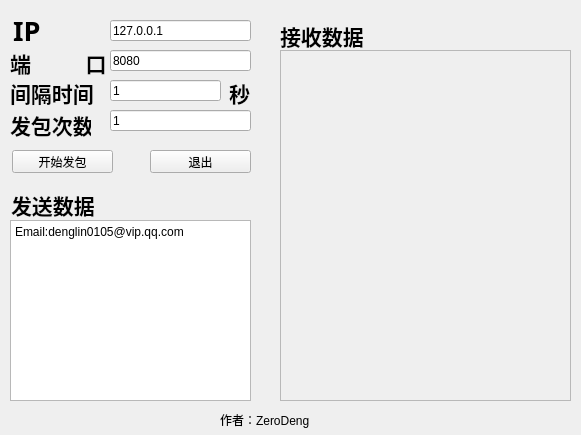
<?xml version="1.0" encoding="UTF-8"?>
<ui version="4.0">
 <class>Form</class>
 <widget class="QWidget" name="Form">
  <property name="geometry">
   <rect>
    <x>0</x>
    <y>0</y>
    <width>581</width>
    <height>435</height>
   </rect>
  </property>
  <property name="minimumSize">
   <size>
    <width>581</width>
    <height>435</height>
   </size>
  </property>
  <property name="maximumSize">
   <size>
    <width>581</width>
    <height>435</height>
   </size>
  </property>
  <property name="windowTitle">
   <string>Form</string>
  </property>
  <widget class="QLabel" name="label">
   <property name="geometry">
    <rect>
     <x>13</x>
     <y>10</y>
     <width>81</width>
     <height>41</height>
    </rect>
   </property>
   <property name="font">
    <font>
     <family>Adobe Arabic</family>
     <pointsize>20</pointsize>
     <weight>75</weight>
     <bold>true</bold>
    </font>
   </property>
   <property name="text">
    <string>IP</string>
   </property>
  </widget>
  <widget class="QLabel" name="label_2">
   <property name="geometry">
    <rect>
     <x>10</x>
     <y>47</y>
     <width>101</width>
     <height>31</height>
    </rect>
   </property>
   <property name="font">
    <font>
     <family>Adobe Arabic</family>
     <pointsize>16</pointsize>
     <weight>75</weight>
     <bold>true</bold>
    </font>
   </property>
   <property name="text">
    <string>端          口</string>
   </property>
  </widget>
  <widget class="QLabel" name="label_3">
   <property name="geometry">
    <rect>
     <x>10</x>
     <y>77</y>
     <width>111</width>
     <height>31</height>
    </rect>
   </property>
   <property name="font">
    <font>
     <family>Adobe Arabic</family>
     <pointsize>16</pointsize>
     <weight>75</weight>
     <bold>true</bold>
    </font>
   </property>
   <property name="text">
    <string>间隔时间</string>
   </property>
  </widget>
  <widget class="QLabel" name="label_4">
   <property name="geometry">
    <rect>
     <x>10</x>
     <y>109</y>
     <width>81</width>
     <height>31</height>
    </rect>
   </property>
   <property name="font">
    <font>
     <family>Adobe Arabic</family>
     <pointsize>16</pointsize>
     <weight>75</weight>
     <bold>true</bold>
    </font>
   </property>
   <property name="text">
    <string>发包次数</string>
   </property>
  </widget>
  <widget class="QLineEdit" name="HOST">
   <property name="geometry">
    <rect>
     <x>110</x>
     <y>20</y>
     <width>141</width>
     <height>21</height>
    </rect>
   </property>
   <property name="text">
    <string>127.0.0.1</string>
   </property>
  </widget>
  <widget class="QLineEdit" name="PORT">
   <property name="geometry">
    <rect>
     <x>110</x>
     <y>50</y>
     <width>141</width>
     <height>21</height>
    </rect>
   </property>
   <property name="text">
    <string>8080</string>
   </property>
  </widget>
  <widget class="QLineEdit" name="TIME">
   <property name="geometry">
    <rect>
     <x>110</x>
     <y>80</y>
     <width>111</width>
     <height>21</height>
    </rect>
   </property>
   <property name="text">
    <string>1</string>
   </property>
  </widget>
  <widget class="QLineEdit" name="NUM">
   <property name="geometry">
    <rect>
     <x>110</x>
     <y>110</y>
     <width>141</width>
     <height>21</height>
    </rect>
   </property>
   <property name="text">
    <string>1</string>
   </property>
  </widget>
  <widget class="QLabel" name="label_5">
   <property name="geometry">
    <rect>
     <x>229</x>
     <y>77</y>
     <width>31</width>
     <height>31</height>
    </rect>
   </property>
   <property name="font">
    <font>
     <family>Adobe Arabic</family>
     <pointsize>16</pointsize>
     <weight>75</weight>
     <bold>true</bold>
    </font>
   </property>
   <property name="text">
    <string>秒</string>
   </property>
  </widget>
  <widget class="QPushButton" name="Start">
   <property name="geometry">
    <rect>
     <x>12</x>
     <y>150</y>
     <width>101</width>
     <height>23</height>
    </rect>
   </property>
   <property name="text">
    <string>开始发包</string>
   </property>
  </widget>
  <widget class="QPushButton" name="Exit">
   <property name="geometry">
    <rect>
     <x>150</x>
     <y>150</y>
     <width>101</width>
     <height>23</height>
    </rect>
   </property>
   <property name="text">
    <string>退出</string>
   </property>
  </widget>
  <widget class="QLabel" name="label_6">
   <property name="geometry">
    <rect>
     <x>11</x>
     <y>189</y>
     <width>121</width>
     <height>31</height>
    </rect>
   </property>
   <property name="font">
    <font>
     <family>Adobe Arabic</family>
     <pointsize>16</pointsize>
     <weight>75</weight>
     <bold>true</bold>
    </font>
   </property>
   <property name="text">
    <string>发送数据</string>
   </property>
  </widget>
  <widget class="QPlainTextEdit" name="TEXT">
   <property name="geometry">
    <rect>
     <x>10</x>
     <y>220</y>
     <width>241</width>
     <height>181</height>
    </rect>
   </property>
   <property name="plainText">
    <string>Email:denglin0105@vip.qq.com</string>
   </property>
  </widget>
  <widget class="QPlainTextEdit" name="STATUS">
   <property name="enabled">
    <bool>false</bool>
   </property>
   <property name="geometry">
    <rect>
     <x>280</x>
     <y>50</y>
     <width>291</width>
     <height>351</height>
    </rect>
   </property>
  </widget>
  <widget class="QLabel" name="label_7">
   <property name="geometry">
    <rect>
     <x>280</x>
     <y>20</y>
     <width>131</width>
     <height>31</height>
    </rect>
   </property>
   <property name="font">
    <font>
     <family>Adobe Arabic</family>
     <pointsize>16</pointsize>
     <weight>75</weight>
     <bold>true</bold>
     <strikeout>false</strikeout>
     <stylestrategy>PreferDefault</stylestrategy>
     <kerning>true</kerning>
    </font>
   </property>
   <property name="text">
    <string>接收数据</string>
   </property>
  </widget>
  <widget class="QLabel" name="label_8">
   <property name="geometry">
    <rect>
     <x>220</x>
     <y>410</y>
     <width>91</width>
     <height>20</height>
    </rect>
   </property>
   <property name="text">
    <string>作者：ZeroDeng</string>
   </property>
  </widget>
 </widget>
 <resources/>
 <connections>
  <connection>
   <sender>Exit</sender>
   <signal>clicked()</signal>
   <receiver>Form</receiver>
   <slot>close()</slot>
   <hints>
    <hint type="sourcelabel">
     <x>187</x>
     <y>156</y>
    </hint>
    <hint type="destinationlabel">
     <x>299</x>
     <y>420</y>
    </hint>
   </hints>
  </connection>
 </connections>
</ui>
